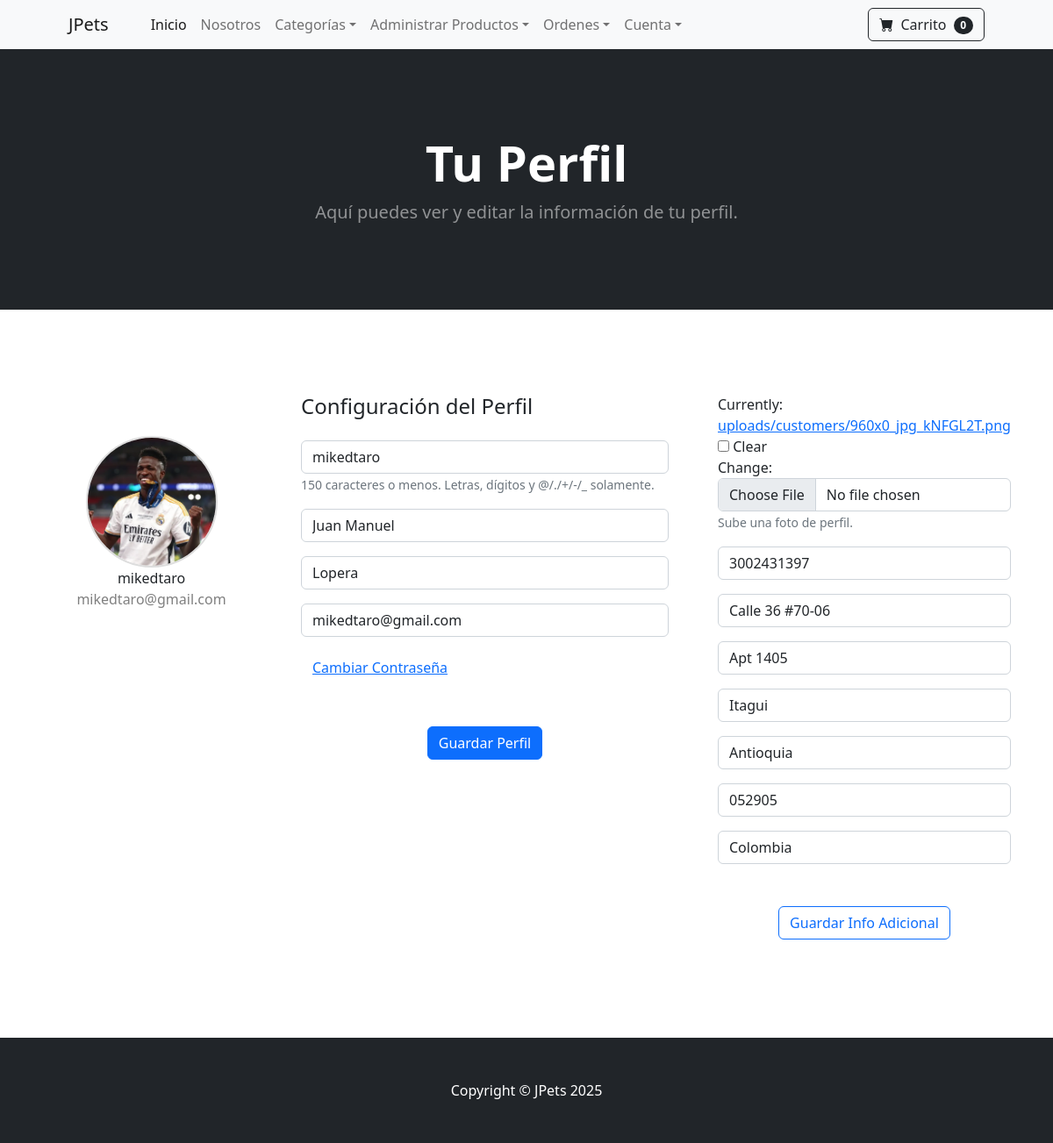
The page /update_user/ (signed in) on the database its author committed.
### store/models.py (models this page shows, shortened)
class Profile(models.Model):
    user = models.OneToOneField(User, on_delete=models.CASCADE)
    date_modified = models.DateTimeField(User, auto_now=True)
    profile_picture = models.ImageField(upload_to='uploads/customers/', blank=True, null=True)
    phone = models.CharField(max_length=20, blank=True, null=True)
    address1 = models.CharField(max_length=200, blank=True, null=True)
    address2 = models.CharField(max_length=200, blank=True, null=True)
    city = models.CharField(max_length=50, blank=True, null=True)
    state = models.CharField(max_length=50, blank=True, null=True)
    zip_code = models.CharField(max_length=20, blank=True, null=True)
    country = models.CharField(max_length=50, blank=True, null=True)
    password = models.CharField(max_length=100)

### store/views.py (the view, shortened to what this page needs)
# urls.py: path('update_user/', views.update_user, name='update_user'),
def update_user(request):
    if request.user.is_authenticated:
        current_user = request.user
        user_form = UpdateUserForm(request.POST or None, instance=current_user)
        current_profile = Profile.objects.get(user__id=request.user.id)
        info_form = UserInfoForm(request.POST or None, request.FILES or None, instance=current_profile)
        return render(request, 'update_user.html', {
            'user_form': user_form,
            'form': info_form,
            'profile': current_profile,
        })
    else:
        messages.error(request, "Debes iniciar sesión para ver tu perfil.")
        return redirect('login')

### store/forms.py
class UpdateUserForm(UserChangeForm):
    password=None
    first_name = forms.CharField(label='', max_length=50, widget=forms.TextInput(attrs={'class': 'form-control', 'placeholder': 'Nombre'}))
    last_name = forms.CharField(label='', max_length=50, widget=forms.TextInput(attrs={'class': 'form-control', 'placeholder': 'Apellido'}))
    email = forms.EmailField(label='', max_length=150, widget=forms.TextInput(attrs={'class': 'form-control', 'placeholder': 'Correo electrónico'}))
    class Meta:
        model = User
        fields = ('username', 'first_name', 'last_name', 'email')
    def __init__(self, *args, **kwargs):
        super(UpdateUserForm, self).__init__(*args, **kwargs)
        self.fields['username'].widget.attrs['class'] = 'form-control'
        self.fields['username'].widget.attrs['placeholder'] = 'Nombre de usuario'
        self.fields['username'].label = ''
        self.fields['username'].help_text = '<span class="form-text text-muted">150 caracteres o menos. Letras, dígitos y @/./+/-/_ solamente.</span>'

### cart/cart.py (called while the page is built)
    def __len__(self):
        return len(self.cart)

### cart/context_processors.py (called while the page is built)
def cart(request):
    return {'cart': Cart(request)}

### store/context_processors.py (called while the page is built)
def categories_context(request):
    categories = Category.objects.all()
    return {'categories': categories}

### store/templates/update_user.html (shortened to what this page needs)
{% extends 'base.html' %}
{% load static %}
{% block content%}
<header class="bg-dark py-5">
    <div class="container px-4 px-lg-5 my-5">
        <div class="text-center text-white">
            <h1 class="display-4 fw-bolder">Tu Perfil</h1>
            <p class="lead fw-normal text-white-50 mb-0">Aquí puedes ver y editar la información de tu perfil.</p>
        </div>
    </div>
</header>
<div class="container rounded bg-white mt-5 mb-5">
    <div class="row">
        <div class="col-md-3 border-right">
            <div class="d-flex flex-column align-items-center text-center p-3 py-5">
                {% if profile.profile_picture %}
                    <img class="profile-pic mt-5" src="{{ profile.profile_picture.url }}" alt="Foto de perfil">
                {% else %}
                    <img class="profile-pic mt-5" src="https://www.shutterstock.com/image-vector/avatar-gender-neutral-silhouette-vector-600nw-2470054311.jpg" alt="Foto por defecto">
                {% endif %}
                <span class="font-weight-bold">{{ profile.user.username }}</span>
                <span class="text-black-50">{{ profile.user.email }}</span>
            </div>
        </div>
        <div class="col-md-5 border-right">
            <div class="p-3 py-5">
                <div class="d-flex justify-content-between align-items-center mb-3">
                    <h4 class="text-right">Configuración del Perfil</h4>
                </div>
                <form method="POST" action="{% url 'update_user' %}">
                    {{ user_form.as_p }}
                    <a href="{% url 'update_password' %}" class="btn btn-link">Cambiar Contraseña</a>
                    <div class="mt-5 text-center"><button class="btn btn-primary profile-button" type="submit" name="update_user">Guardar Perfil</button></div>
                </form>
            </div>
        </div>
        <div class="col-md-4">
            <div class="p-3 py-5">
                <div class="d-flex justify-content-between align-items-center mb-3">
                    <form method="POST" action="{% url 'update_user' %}" enctype="multipart/form-data">
                        {{ form.as_p }}
                        <div class="mt-5 text-center"><button class="btn btn-outline-primary profile-button" type="submit" name="update_info">Guardar Info Adicional</button></div>
                    </form>
                </div>
            </div>
        </div>
    </div>
</div>
{% endblock %}

### store/templates/update_user.html (style rules this page uses)
.profile-pic { width: 150px; height: 150px; border-radius: 50%; object-fit: cover; object-position: center; border: 2px solid #ddd; }

### rows shown on the page
Profile: profile_picture (picture), user.username "mikedtaro", user.email "mikedtaro@gmail.com", phone "3002431397", address1 "Calle 36 #70-06", address2 "Apt 1405", city "Itagui", state "Antioquia", zip_code "052905", country "Colombia"

### other values the page prints
{{ cart|length }} "0"
